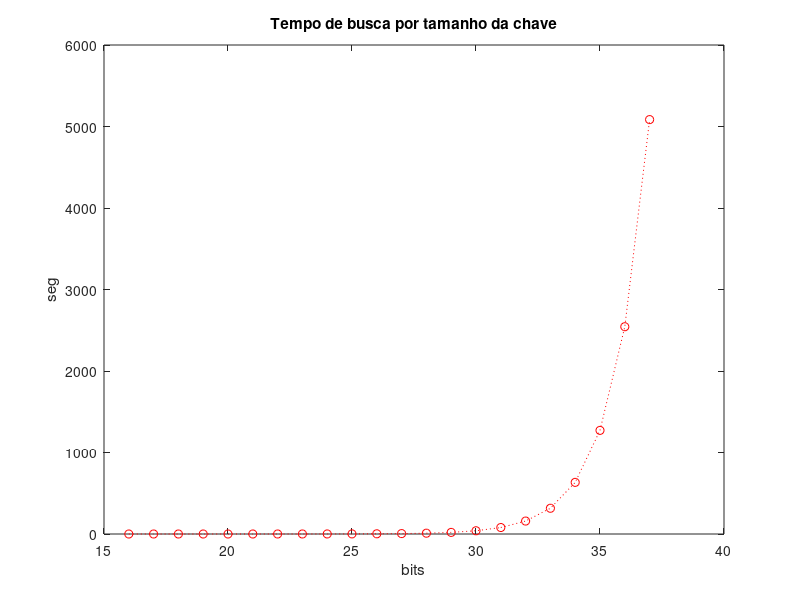
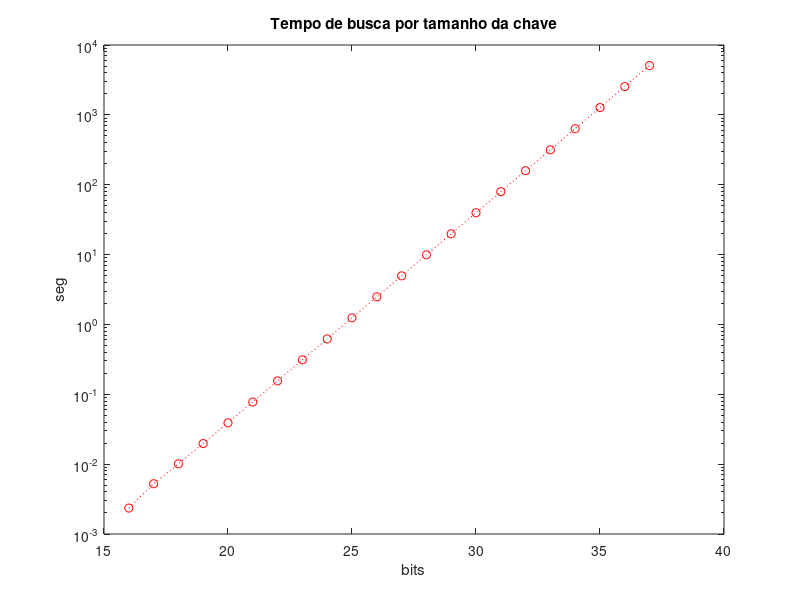

Reproduce these figures in MATLAB, in order.
x = [16 17 18 19 20 21 22 23 24 25 26 27 28 29 30 31 32 33 34 35 36 37];
y = [0.002350 0.005242 0.010104 0.019701 0.039020 0.077579 0.155503 0.311102 0.620266 1.241629 2.482091 4.962573 9.930329 19.813534 39.710128 79.435027 158.890091 315.784731 633.643474 1271.370375 2543.361080 5084.677121];

plot(x,y, "marker", 'o', "color", 'r', "linestyle", ':');
xlabel("bits");
ylabel("seg");
title("Tempo de busca por tamanho da chave");
print -djpg image.jpg

semilogy(x,y, "marker", 'o', "color", 'r',"linestyle", ':');
xlabel("bits");
ylabel("seg");
title("Tempo de busca por tamanho da chave");
print -djpg image_log.jpg
